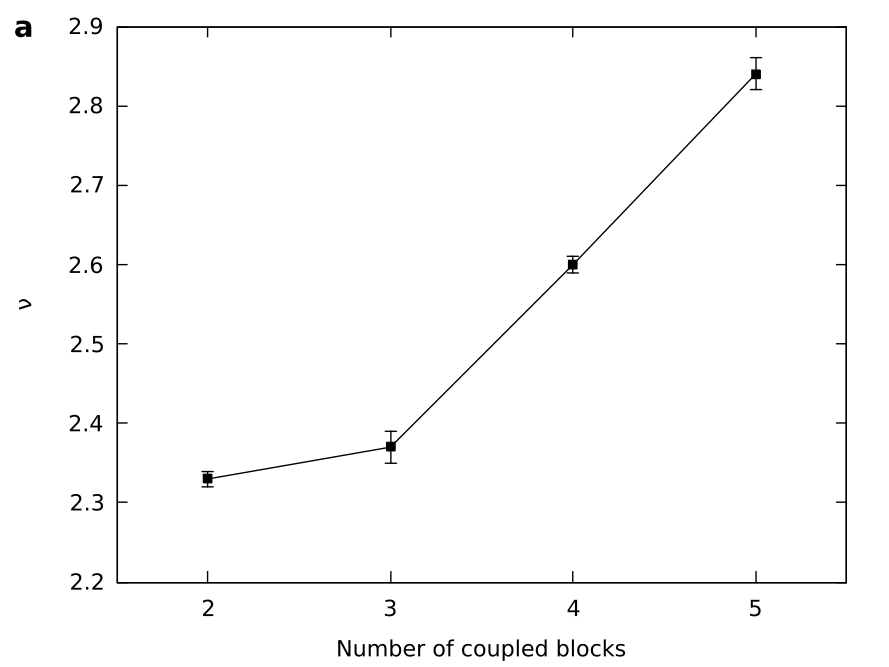

This figure's gnuplot source:
set terminal qt persist
set termoption font ",12"
set xlabel "Number of coupled blocks"
set ylabel "{/Symbol n}"
set xrange [1.5:5.5]
set yrange [2.2:2.9]
set key bottom right
set label at graph -0.14,1 "{/:Bold a}" font ",16"
set xtics ("2" 2, "3" 3, "4" 4, "5" 5)
plot "chaos.dat" u 1:2:3 w yerr pt 5 lc "black" notitle
replot "chaos.dat" u 1:2 w l lc "black" notitle
#replot "chaos.dat" u 1:6:7 w yerr pt 5 lc "green" t "Histogram"
#replot "chaos.dat" u 1:6 w l lc "green" notitle
